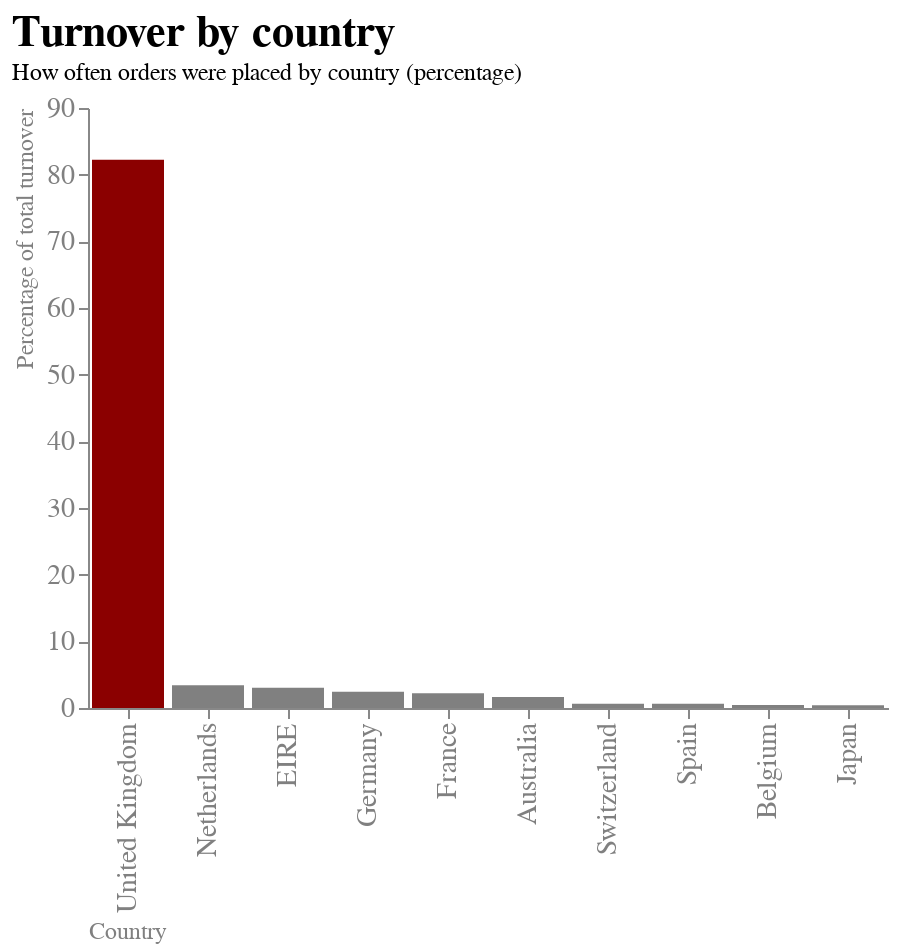

Notebook source saved alongside this figure:
### Markdown cell above
##### Chart Beschreibung
Um die Response Variable für die Hypothese H1 zu visualisieren, werden die im jeweiligen Land erzielten Umsätze für die Top 10 Ländern gezeigt. Als Visualisierungsart wird ein Säulendiagramm verwendet, da sich so die Verhältnismäßigkeiten gut erkennen lassen. Durch das Eliminieren der horizontalen Gridlines wird Clutter minimiert. Der Fokus wird durch die Sortierung der Balken von lang nach kurz auf das für die Hypothese relevante Hauptmerkmal gelenkt. Es wurde zugunsten des Designs ein aussagekräftiger Titel sowie Untertitel gewählt und das Design bewusst schlicht gehalten.

### Code cell
# Gesamtumsatz berechnen
gesamtumsatz = df['TotalPrice'].sum()
# Berechnung des Gesamtumsatzes für jedes Land
country_totals = df.groupby('Country')['TotalPrice'].sum()

# Berechnung des prozentualen Anteils am Gesamtumsatz für jedes Land
country_percentages = country_totals / gesamtumsatz * 100

# Erstellen eines DataFrame mit den Spalten Land und Anteil am Gesamtumsatz
df_country_percentages = pd.DataFrame({'Country': country_percentages.index, 'Percentage': country_percentages.values}).sort_values(by='Percentage', ascending=False).head(10) 

# Visualisierung des prozentualen Anteils am Gesamtumsatz für die top 10 Länder
alt.Chart(df_country_percentages).mark_bar().encode(
    x=alt.X('Country', sort='-y', axis=alt.Axis(title='Country',titleAnchor='start',grid=False)),
    y=alt.Y('Percentage',  axis=alt.Axis(title='Percentage of total turnover', labelAngle=0, titleAnchor='end',grid=False)),
    color=alt.condition(
        alt.FieldOneOfPredicate("Country", ["United Kingdom"]),
        alt.value("darkred"),
        alt.value("grey")
    ),
).properties(
    title='Revenue by Country',
    width=400,
    height=300
).configure_view(
    strokeWidth=0
).configure_title(
    fontSize=22,
    font="Arial",
    color="black",
    anchor="start"
).configure_axis(
    labelFont="Arial",
    titleFont="Arial",
    labelFontSize=14,
    titleFontSize=12,
    titleFontWeight="normal",
    labelColor="grey",
    titleColor="grey"
).properties(
    title={"text":["Turnover by country"], "subtitle":["How often orders were placed by country (percentage)"]},
)

### Figure 1 — Vega-Lite specification as saved in the notebook (floating-point values rounded to 4 significant figures)
{"config": {"view": {"continuousWidth": 400, "continuousHeight": 300, "strokeWidth": 0}, "axis": {"labelColor": "grey", "labelFont": "Arial", "labelFontSize": 14, "titleColor": "grey", "titleFont": "Arial", "titleFontSize": 12, "titleFontWeight": "normal"}, "title": {"anchor": "start", "color": "black", "font": "Arial", "fontSize": 22}}, "data": {"name": "data-5d73b6042694ee42c59f648223328e83"}, "mark": "bar", "encoding": {"color": {"condition": {"value": "darkred", "test": {"field": "Country", "oneOf": ["United Kingdom"]}}, "value": "grey"}, "x": {"axis": {"grid": false, "title": "Country", "titleAnchor": "start"}, "field": "Country", "sort": "-y", "type": "nominal"}, "y": {"axis": {"grid": false, "labelAngle": 0, "title": "Percentage of total turnover", "titleAnchor": "end"}, "field": "Percentage", "type": "quantitative"}}, "height": 300, "title": {"text": ["Turnover by country"], "subtitle": ["How often orders were placed by country (percentage)"]}, "width": 400, "$schema": "https://vega.github.io/schema/vega-lite/v4.17.0.json", "datasets": {"data-5d73b6042694ee42c59f648223328e83": [{"Country": "United Kingdom", "Percentage": 82.25}, {"Country": "Netherlands", "Percentage": 3.427}, {"Country": "EIRE", "Percentage": 3.041}, {"Country": "Germany", "Percentage": 2.425}, {"Country": "France", "Percentage": 2.195}, {"Country": "Australia", "Percentage": 1.655}, {"Country": "Switzerland", "Percentage": 0.6269}, {"Country": "Spain", "Percentage": 0.6256}, {"Country": "Belgium", "Percentage": 0.4432}, {"Country": "Japan", "Percentage": 0.4282}]}}
